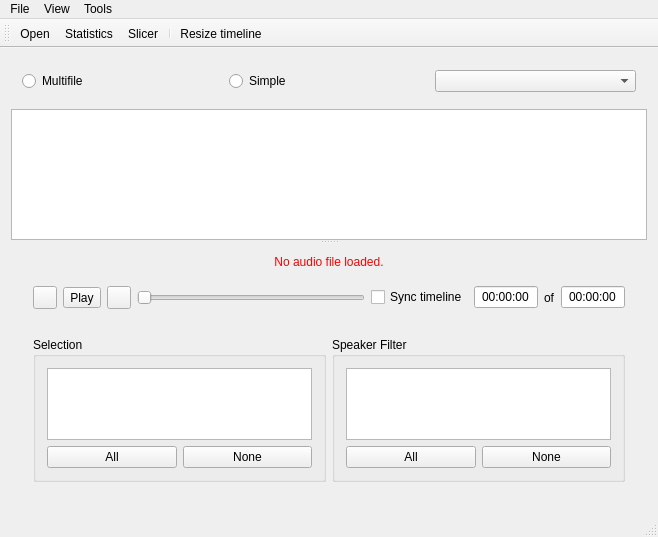
<?xml version="1.0" encoding="UTF-8"?>
<ui version="4.0">
 <class>MainWindow</class>
 <widget class="QMainWindow" name="MainWindow">
  <property name="geometry">
   <rect>
    <x>0</x>
    <y>0</y>
    <width>658</width>
    <height>537</height>
   </rect>
  </property>
  <property name="windowTitle">
   <string>Conversational Audio Browser</string>
  </property>
  <widget class="QWidget" name="centralWidget">
   <layout class="QGridLayout" name="gridLayout_3">
    <item row="0" column="0">
     <widget class="QWidget" name="controlsWidget" native="true">
      <layout class="QHBoxLayout" name="horizontalLayout_2">
       <item>
        <widget class="QRadioButton" name="multifileRadioButton">
         <property name="text">
          <string>Multifile</string>
         </property>
        </widget>
       </item>
       <item>
        <widget class="QRadioButton" name="simpleRadioButton">
         <property name="text">
          <string>Simple</string>
         </property>
        </widget>
       </item>
       <item>
        <widget class="QComboBox" name="transcriptionComboBox"/>
       </item>
      </layout>
     </widget>
    </item>
    <item row="1" column="0">
     <widget class="QSplitter" name="splitter">
      <property name="orientation">
       <enum>Qt::Vertical</enum>
      </property>
      <widget class="QGraphicsView" name="timelineView"/>
      <widget class="QWidget" name="lowerHalfWidget" native="true">
       <layout class="QVBoxLayout" name="verticalLayout">
        <item>
         <widget class="QLabel" name="noAudioFileLoaded">
          <property name="statusTip">
           <string>Audio controls would be shown here.</string>
          </property>
          <property name="styleSheet">
           <string notr="true">color: rgb(255, 0, 0);</string>
          </property>
          <property name="text">
           <string>No audio file loaded.</string>
          </property>
          <property name="alignment">
           <set>Qt::AlignCenter</set>
          </property>
         </widget>
        </item>
        <item>
         <widget class="QWidget" name="audioControls" native="true">
          <layout class="QHBoxLayout" name="horizontalLayout_3">
           <item>
            <widget class="QToolButton" name="prevSectionButton">
             <property name="text">
              <string/>
             </property>
             <property name="icon">
              <iconset resource="res.qrc">
               <normaloff>:/icons/prev-section</normaloff>:/icons/prev-section</iconset>
             </property>
            </widget>
           </item>
           <item>
            <widget class="QToolButton" name="playButton">
             <property name="text">
              <string>Play</string>
             </property>
             <property name="icon">
              <iconset resource="res.qrc">
               <normaloff>:/icons/play</normaloff>
               <normalon>:/icons/pause</normalon>:/icons/play</iconset>
             </property>
             <property name="checkable">
              <bool>true</bool>
             </property>
            </widget>
           </item>
           <item>
            <widget class="QToolButton" name="nextSectionButton">
             <property name="text">
              <string/>
             </property>
             <property name="icon">
              <iconset resource="res.qrc">
               <normaloff>:/icons/next-section</normaloff>:/icons/next-section</iconset>
             </property>
            </widget>
           </item>
           <item>
            <widget class="QSlider" name="trackSlider">
             <property name="orientation">
              <enum>Qt::Horizontal</enum>
             </property>
            </widget>
           </item>
           <item>
            <widget class="QCheckBox" name="syncTimelineBox">
             <property name="text">
              <string>Sync timeline</string>
             </property>
            </widget>
           </item>
           <item>
            <widget class="QLineEdit" name="currentPosLineEdit">
             <property name="sizePolicy">
              <sizepolicy hsizetype="Minimum" vsizetype="Fixed">
               <horstretch>0</horstretch>
               <verstretch>0</verstretch>
              </sizepolicy>
             </property>
             <property name="maximumSize">
              <size>
               <width>64</width>
               <height>16777215</height>
              </size>
             </property>
             <property name="text">
              <string>00:00:00</string>
             </property>
             <property name="maxLength">
              <number>8</number>
             </property>
             <property name="alignment">
              <set>Qt::AlignCenter</set>
             </property>
             <property name="readOnly">
              <bool>true</bool>
             </property>
            </widget>
           </item>
           <item>
            <widget class="QLabel" name="ofLabel">
             <property name="text">
              <string>of</string>
             </property>
            </widget>
           </item>
           <item>
            <widget class="QLineEdit" name="totalPosLineEdit">
             <property name="enabled">
              <bool>true</bool>
             </property>
             <property name="sizePolicy">
              <sizepolicy hsizetype="Minimum" vsizetype="Fixed">
               <horstretch>0</horstretch>
               <verstretch>0</verstretch>
              </sizepolicy>
             </property>
             <property name="maximumSize">
              <size>
               <width>64</width>
               <height>16777215</height>
              </size>
             </property>
             <property name="text">
              <string>00:00:00</string>
             </property>
             <property name="maxLength">
              <number>8</number>
             </property>
             <property name="alignment">
              <set>Qt::AlignCenter</set>
             </property>
             <property name="readOnly">
              <bool>true</bool>
             </property>
            </widget>
           </item>
          </layout>
         </widget>
        </item>
        <item>
         <widget class="QWidget" name="selectionWidget" native="true">
          <layout class="QHBoxLayout" name="horizontalLayout">
           <item>
            <widget class="QGroupBox" name="selectionGroupBox">
             <property name="title">
              <string>Selection</string>
             </property>
             <layout class="QGridLayout" name="gridLayout">
              <item row="0" column="0" colspan="2">
               <widget class="QTreeView" name="selectionTreeView"/>
              </item>
              <item row="1" column="0">
               <widget class="QPushButton" name="selectAllButton">
                <property name="text">
                 <string>All</string>
                </property>
               </widget>
              </item>
              <item row="1" column="1">
               <widget class="QPushButton" name="selectNoneButton">
                <property name="text">
                 <string>None</string>
                </property>
               </widget>
              </item>
             </layout>
            </widget>
           </item>
           <item>
            <widget class="QGroupBox" name="filterGroupBox">
             <property name="sizePolicy">
              <sizepolicy hsizetype="Minimum" vsizetype="Preferred">
               <horstretch>0</horstretch>
               <verstretch>0</verstretch>
              </sizepolicy>
             </property>
             <property name="title">
              <string>Speaker Filter</string>
             </property>
             <layout class="QGridLayout" name="gridLayout_2">
              <item row="1" column="0">
               <widget class="QPushButton" name="filterAllButton">
                <property name="text">
                 <string>All</string>
                </property>
               </widget>
              </item>
              <item row="0" column="0" colspan="2">
               <widget class="QTreeView" name="filterTreeView">
                <property name="sizePolicy">
                 <sizepolicy hsizetype="Minimum" vsizetype="Expanding">
                  <horstretch>0</horstretch>
                  <verstretch>0</verstretch>
                 </sizepolicy>
                </property>
               </widget>
              </item>
              <item row="1" column="1">
               <widget class="QPushButton" name="filterNoneButton">
                <property name="text">
                 <string>None</string>
                </property>
               </widget>
              </item>
             </layout>
            </widget>
           </item>
          </layout>
         </widget>
        </item>
       </layout>
      </widget>
     </widget>
    </item>
   </layout>
  </widget>
  <widget class="QMenuBar" name="menuBar">
   <property name="geometry">
    <rect>
     <x>0</x>
     <y>0</y>
     <width>658</width>
     <height>19</height>
    </rect>
   </property>
   <widget class="QMenu" name="menuFile">
    <property name="title">
     <string>File</string>
    </property>
    <addaction name="actionOpen"/>
    <addaction name="actionQuit"/>
   </widget>
   <widget class="QMenu" name="menuView">
    <property name="title">
     <string>View</string>
    </property>
    <addaction name="actionResize_timeline"/>
   </widget>
   <widget class="QMenu" name="menuTools">
    <property name="title">
     <string>Tools</string>
    </property>
    <addaction name="actionStatistics"/>
    <addaction name="actionSlicer"/>
    <addaction name="actionAbout"/>
   </widget>
   <addaction name="menuFile"/>
   <addaction name="menuView"/>
   <addaction name="menuTools"/>
  </widget>
  <widget class="QStatusBar" name="statusBar"/>
  <widget class="QToolBar" name="toolBar">
   <property name="windowTitle">
    <string>toolBar</string>
   </property>
   <attribute name="toolBarArea">
    <enum>TopToolBarArea</enum>
   </attribute>
   <attribute name="toolBarBreak">
    <bool>false</bool>
   </attribute>
   <addaction name="actionOpen"/>
   <addaction name="actionStatistics"/>
   <addaction name="actionSlicer"/>
   <addaction name="separator"/>
   <addaction name="actionResize_timeline"/>
  </widget>
  <action name="actionOpen">
   <property name="icon">
    <iconset resource="res.qrc">
     <normaloff>:/icons/open</normaloff>:/icons/open</iconset>
   </property>
   <property name="text">
    <string>Open...</string>
   </property>
   <property name="shortcut">
    <string>Ctrl+O</string>
   </property>
  </action>
  <action name="actionStatistics">
   <property name="icon">
    <iconset resource="res.qrc">
     <normaloff>:/icons/stats</normaloff>:/icons/stats</iconset>
   </property>
   <property name="text">
    <string>Statistics</string>
   </property>
  </action>
  <action name="actionQuit">
   <property name="text">
    <string>Quit</string>
   </property>
   <property name="toolTip">
    <string>Quit program</string>
   </property>
  </action>
  <action name="actionSlicer">
   <property name="icon">
    <iconset resource="res.qrc">
     <normaloff>:/icons/slicer</normaloff>:/icons/slicer</iconset>
   </property>
   <property name="text">
    <string>Slicer</string>
   </property>
   <property name="toolTip">
    <string>&lt;html&gt;&lt;head/&gt;&lt;body&gt;&lt;p&gt;&lt;span style=&quot; font-size:14pt; font-weight:600;&quot;&gt;Slicer&lt;/span&gt;&lt;/p&gt;&lt;p&gt;Slice audio files&lt;/p&gt;&lt;/body&gt;&lt;/html&gt;</string>
   </property>
  </action>
  <action name="actionResize_timeline">
   <property name="icon">
    <iconset resource="res.qrc">
     <normaloff>:/icons/resize</normaloff>:/icons/resize</iconset>
   </property>
   <property name="text">
    <string>Resize timeline</string>
   </property>
   <property name="toolTip">
    <string>Resize timeline</string>
   </property>
   <property name="shortcut">
    <string>Alt+Return</string>
   </property>
  </action>
  <action name="actionAbout">
   <property name="text">
    <string>About</string>
   </property>
  </action>
 </widget>
 <layoutdefault spacing="6" margin="11"/>
 <resources>
  <include location="res.qrc"/>
 </resources>
 <connections/>
</ui>
